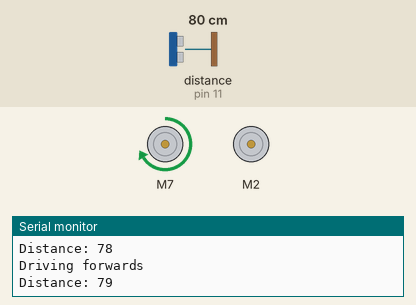
The sketch below on a simulated Arduino Uno, built with avr-gcc and run on an emulated ATmega328P. On the bench: 2 × DC motor (green arrow = forward, orange = backward, longer = faster), the last lines printed to the serial monitor. Wiring (inferred from the names in the program): ultrasonic range finder: trigger pin 10; echo pin 11. Inputs (shaded band) come from the test bench; at power-on: distance to the obstacle (sensor on pin 11) 80 cm. The echo pulse lasts 58.3 µs per cm; random numbers use the default seed unless the sketch sets one.

Above: at 3.3 s.
3.4 s: distance to the obstacle (sensor on pin 11) set to 23 cm
6.9 s: distance to the obstacle (sensor on pin 11) set to 19 cm
At 8.2 s:
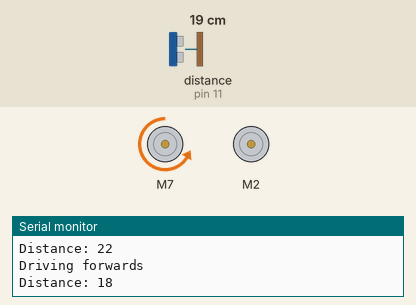
At 8.9 s:
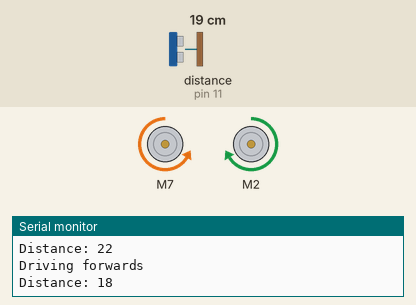
13.0 s: distance to the obstacle (sensor on pin 11) set to 35 cm
19.8 s: distance to the obstacle (sensor on pin 11) set to 2 cm
At 23.8 s:
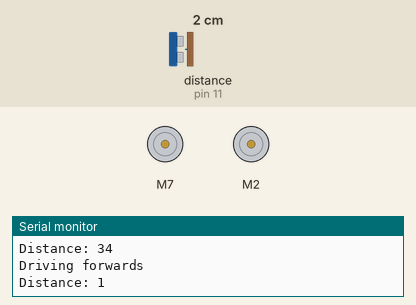
26.6 s: distance to the obstacle (sensor on pin 11) set to 60 cm
33.4 s: distance to the obstacle (sensor on pin 11) set to 4 cm
At 36.3 s:
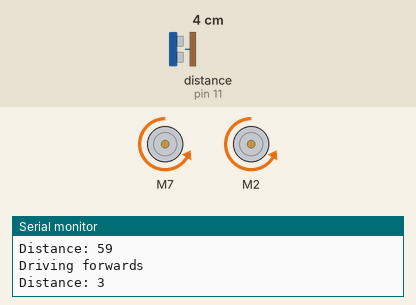
Timing chart, 0 to 41.2 s (numbered marks = the images above; inputs shaded):
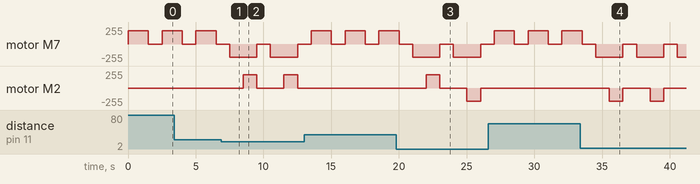

Measured:
- the behaviour switches between 22 and 21 cm on distance to the obstacle (sensor on pin 11) (found by bisection; images 0 and 1)
- after the input at 6.9 s, motor M2: alternates forward 200/255 for 1.0 s and stopped for 2.0 s, starting after 1.6 s
- after the input at 19.8 s, motor M2: stopped → forward 200/255 after 2.2 s, → stopped 1.0 s later, → backward 200/255 2.0 s later, → stopped 1.0 s later
- after the input at 33.4 s, motor M2: alternates backward 200/255 for 1.0 s and stopped for 2.0 s, starting after 2.1 s
- by itself, motor M7: alternates backward 200/255 for 2.0 s and stopped for 1.0 s

The sketch:

MotorTestRun.ino
```cpp
/*
// CSE321 Term Project, Tucker J. Polomik
// Carduino, autonomous Arduino driven vehicle
// Special thanks to the folks at Sparkfun who provided a great motor driving header which I used extensively
*/

/******************************************************************************
TestRun.ino
TB6612FNG H-Bridge Motor Driver Example code
Michelle @ SparkFun Electronics
8/20/16
https://github.com/sparkfun/SparkFun_TB6612FNG_Arduino_Library

Uses 2 motors to show examples of the functions in the library.  This causes
a robot to do a little 'jig'.  Each movement has an equal and opposite movement
so assuming your motors are balanced the bot should end up at the same place it
started.

Resources:
TB6612 SparkFun Library

Development environment specifics:
Developed on Arduino 1.6.4
Developed with ROB-9457
******************************************************************************/

// This is the library for the TB6612 that contains the class Motor and all the
// functions
#include <SparkFun_TB6612.h>

// Pins for all inputs, keep in mind the PWM defines must be on PWM pins
// the default pins listed are the ones used on the Redbot (ROB-12097) with
// the exception of STBY which the Redbot controls with a physical switch
#define AIN1 2
#define BIN1 7
#define AIN2 4
#define BIN2 8
#define PWMA 5
#define PWMB 6
#define STBY 9

// these constants are used to allow you to make your motor configuration
// line up with function names like forward.  Value can be 1 or -1
const int offsetA = 1;
const int offsetB = 1;
const int trigPin = 10;
const int echoPin = 11;
long duration;
int distance;
int servoDirArr[] = {-200, 200};

// Initializing motors.  The library will allow you to initialize as many
// motors as you have memory for.  If you are using functions like forward
// that take 2 motors as arguements you can either write new functions or
// call the function more than once.
Motor motor1 = Motor(AIN1, AIN2, PWMA, offsetA, STBY);
Motor motor2 = Motor(BIN1, BIN2, PWMB, offsetB, STBY);
int randServo;

void setup()
{
 pinMode(trigPin, OUTPUT);
 pinMode(echoPin, INPUT);
 Serial.begin(9600);
 distance = 50;
}

void runER()
{
   digitalWrite(trigPin, LOW);
  delayMicroseconds(2);
  digitalWrite(trigPin, HIGH);
  delayMicroseconds(10);
  digitalWrite(trigPin, LOW);
  //receive pwm
  duration = pulseIn(echoPin, HIGH);
  distance=duration*0.034/2;
  if (distance > 200 || distance == 0) { distance = 200; } else { distance = duration*0.034/2; }
  Serial.print("Distance: ");
  Serial.println(distance);
}

int count;

void loop()
{
   //Use of the drive function which takes as arguements the speed
   //and optional duration.  A negative speed will cause it to go
   //backwards.  Speed can be from -255 to 255.  Also use of the
   //brake function which takes no arguements.
//   runER();
//
//   motor2.drive(255);
//   motor1.drive(-255,1000);
//   motor1.brake();
//   delay(1000);
// motor2.drive(200); // use for re0wiring test
if (count == 0) {
runER();
count = 1;
}

while (count == 1) {
  // if the distance is greater than 20 cm, drive for 1.5s and then remeasure distance
  if (distance > 20) {
  motor2.drive(200, 1500);
  motor2.brake();
  delay(1000);
  count = 0;
  Serial.println("Driving forwards");
  } else {
  //if the distance is less than 20 cm, adjust servos and drive backwards for 1.5s then remeasure distance
  randServo = random(0, 2); // 0 = - 200 = turn servo left ; 1 = + 200 = turn servo right
  motor2.drive(-200, 1000);
  motor1.drive(servoDirArr[randServo], 1000);
  motor2.brake();
  motor1.brake();
  delay(1000);
  count = 0;
  Serial.println("Driving backwards");
  Serial.print("RandServo: ");
  Serial.println(randServo);
  }
}
}
```

SparkFun_TB6612.h.ino
```cpp
#ifndef SPARKFUN_TB6612_h
#define SPARKFUN_TB6612_h

#include <Arduino.h>

//used in some functions so you don't have to send a speed
#define DEFAULTSPEED 255


class Motor
{
  public:
    // Constructor. Mainly sets up pins.
    Motor(int In1pin, int In2pin, int PWMpin, int offset, int STBYpin);

    // Drive in direction given by sign, at speed given by magnitude of the
  //parameter.
    void drive(int speed);

  // drive(), but with a delay(duration)
    void drive(int speed, int duration);

  //currently not implemented
    //void stop();           // Stop motors, but allow them to coast to a halt.
    //void coast();          // Stop motors, but allow them to coast to a halt.

  //Stops motor by setting both input pins high
    void brake();

  //set the chip to standby mode.  The drive function takes it out of standby
  //(forward, back, left, and right all call drive)
  void standby();

  private:
    //variables for the 2 inputs, PWM input, Offset value, and the Standby pin
  int In1, In2, PWM, Offset,Standby;

  //private functions that spin the motor CC and CCW
  void fwd(int speed);
  void rev(int speed);


};

//Takes 2 motors and goes forward, if it does not go forward adjust offset
//values until it does.  These will also take a negative number and go backwards
//There is also an optional speed input, if speed is not used, the function will
//use the DEFAULTSPEED constant.
void forward(Motor motor1, Motor motor2, int speed);
void forward(Motor motor1, Motor motor2);

//Similar to forward, will take 2 motors and go backwards.  This will take either
//a positive or negative number and will go backwards either way.  Once again the
//speed input is optional and will use DEFAULTSPEED if it is not defined.
void back(Motor motor1, Motor motor2, int speed);
void back(Motor motor1, Motor motor2);

//Left and right take 2 motors, and it is important the order they are sent.
//The left motor should be on the left side of the bot.  These functions
//also take a speed value
void left(Motor left, Motor right, int speed);
void right(Motor left, Motor right, int speed);

//This function takes 2 motors and and brakes them
void brake(Motor motor1, Motor motor2);


#endif
```
